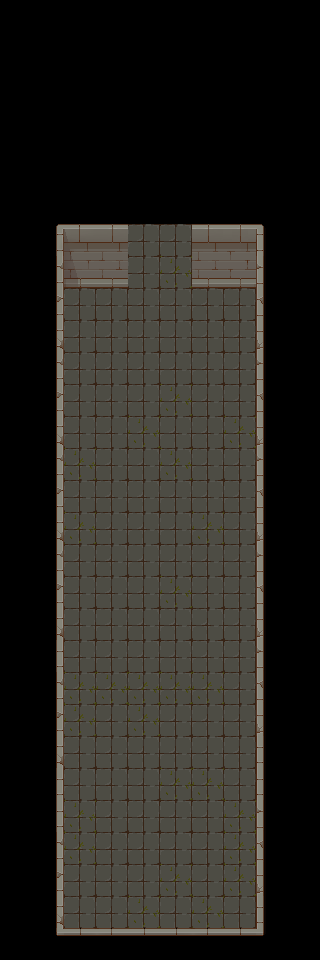

Rendered tile map (Tiled .tmx) drawn with the repository's tilesets; below, a short description and the full map source, tile grids included:
An orthogonal 10x30 tile map with 32x32 px tiles, 2 tile layers (Ground, Walls), 4 tilesets and 24 objects (11x Collision, 7x DynamicStructure, 4x Enemy, StaticStructure, Spawn).

<map version="1.10" tiledversion="1.11.0" orientation="orthogonal" renderorder="right-down" width="10" height="30" tilewidth="32" tileheight="32" infinite="0" nextlayerid="10" nextobjectid="54">
 <tileset firstgid="1" source="Walls.tsx" />
 <tileset firstgid="257" source="TX Tileset Stone Ground.tsx" />
 <tileset firstgid="321" source="Structures.tsx" />
 <tileset firstgid="358" source="Floor.tsx" />
 <layer id="1" name="Ground" width="10" height="30">
  <data encoding="csv">
0,0,0,0,0,0,0,0,0,0,
0,0,0,0,0,0,0,0,0,0,
0,0,0,0,0,0,0,0,0,0,
0,0,0,0,0,0,0,0,0,0,
0,0,0,0,0,0,0,0,0,0,
0,0,0,0,0,0,0,0,0,0,
0,0,0,0,0,0,0,0,0,0,
0,0,359,359,359,359,359,359,0,0,
0,0,360,360,359,360,359,359,0,0,
0,0,359,359,359,359,359,359,0,0,
0,0,359,359,359,359,359,359,0,0,
0,0,359,359,359,359,359,359,0,0,
0,0,359,359,359,360,359,359,0,0,
0,0,359,359,360,359,359,360,0,0,
0,0,360,359,359,360,359,359,0,0,
0,0,359,359,359,359,359,359,0,0,
0,0,360,359,359,359,360,359,0,0,
0,0,359,359,359,359,359,359,0,0,
0,0,359,359,359,360,359,359,0,0,
0,0,359,359,359,359,359,359,0,0,
0,0,359,359,359,359,359,359,0,0,
0,0,360,360,360,360,360,359,0,0,
0,0,360,359,360,359,359,359,0,0,
0,0,359,359,359,359,359,359,0,0,
0,0,359,359,359,360,360,359,0,0,
0,0,360,359,359,359,359,360,0,0,
0,0,360,359,359,359,359,360,0,0,
0,0,359,359,359,360,359,360,0,0,
0,0,359,359,360,359,360,359,0,0,
0,0,0,0,0,0,0,0,0,0
</data>
 </layer>
 <layer id="2" name="Walls" width="10" height="30">
  <data encoding="csv">
0,0,0,0,0,0,0,0,0,0,
0,0,0,0,0,0,0,0,0,0,
0,0,0,0,0,0,0,0,0,0,
0,0,0,0,0,0,0,0,0,0,
0,0,0,0,0,0,0,0,0,0,
0,0,0,0,0,0,0,0,0,0,
0,0,0,0,0,0,0,0,0,0,
0,21,22,23,0,0,23,24,25,0,
0,27,38,39,0,0,39,40,26,0,
0,43,0,0,0,0,0,0,42,0,
0,59,0,0,0,0,0,0,58,0,
0,27,0,0,0,0,0,0,26,0,
0,43,0,0,0,0,0,0,42,0,
0,59,0,0,0,0,0,0,58,0,
0,27,0,0,0,0,0,0,26,0,
0,43,0,0,0,0,0,0,42,0,
0,59,0,0,0,0,0,0,58,0,
0,27,0,0,0,0,0,0,26,0,
0,43,0,0,0,0,0,0,42,0,
0,59,0,0,0,0,0,0,58,0,
0,53,0,0,0,0,0,0,26,0,
0,27,0,0,0,0,0,0,42,0,
0,43,0,0,0,0,0,0,58,0,
0,59,0,0,0,0,0,0,41,0,
0,53,0,0,0,0,0,0,57,0,
0,37,0,0,0,0,0,0,26,0,
0,27,0,0,0,0,0,0,42,0,
0,43,0,0,0,0,0,0,58,0,
0,59,0,0,0,0,0,0,57,0,
0,69,72,70,71,72,70,71,73,0
</data>
 </layer>
 <objectgroup id="5" name="DynamicStructures" opacity="0.9">
  <object id="9" name="pillar_tall" type="DynamicStructure" gid="338" x="96" y="832" width="32" height="77" />
  <object id="10" name="pillar_tall" type="DynamicStructure" gid="338" x="192" y="832" width="32" height="77" />
  <object id="13" name="pillar_tall" type="DynamicStructure" gid="338" x="96" y="640" width="32" height="77" />
  <object id="14" name="pillar_tall" type="DynamicStructure" gid="338" x="96" y="448" width="32" height="77" />
  <object id="15" name="pillar_tall" type="DynamicStructure" gid="338" x="192" y="640" width="32" height="77" />
  <object id="16" name="pillar_tall" type="DynamicStructure" gid="338" x="192" y="448" width="32" height="77" />
 </objectgroup>
 <objectgroup id="7" name="Enemies">
  <object id="22" type="Enemy" x="224" y="512">
   <properties>
    <property name="enemy" value="goblin" />
   </properties>
  </object>
  <object id="23" type="Enemy" x="96" y="704">
   <properties>
    <property name="enemy" value="goblin" />
   </properties>
  </object>
  <object id="52" type="Enemy" x="160" y="608">
   <properties>
    <property name="enemy" value="goblin" />
   </properties>
  </object>
  <object id="28" type="Enemy" x="160" y="416">
   <properties>
    <property name="enemy" value="goblin" />
   </properties>
  </object>
 </objectgroup>
 <objectgroup id="6" name="StaticStructures">
  <object id="12" type="DynamicStructure" gid="329" x="128" y="288" width="64" height="64" />
 </objectgroup>
 <objectgroup id="9" name="Collisions">
  <object id="37" type="Collision" x="0" y="224" width="64" height="736" />
  <object id="38" type="Collision" x="64" y="928" width="192" height="32" />
  <object id="40" type="Collision" x="256" y="224" width="64" height="736" />
  <object id="42" type="Collision" x="64" y="224" width="80" height="64" />
  <object id="53" type="Collision" x="176" y="224" width="80" height="64" />
  <object id="43" type="Collision" x="96" y="423" width="32" height="25" />
  <object id="44" type="Collision" x="192" y="423" width="32" height="25" />
  <object id="45" type="Collision" x="96" y="615" width="32" height="25" />
  <object id="46" type="Collision" x="192" y="615" width="32" height="25" />
  <object id="47" type="Collision" x="96" y="807" width="32" height="25" />
  <object id="49" type="Collision" x="192" y="807" width="32" height="25" />
  <object id="50" name="entrance" type="StaticStructure" x="142" y="232" width="36" height="49">
   <properties>
    <property name="exit" value="boss_room_1_L_room" />
   </properties>
  </object>
  <object id="51" name="spawn" type="Spawn" x="160" y="896" />
 </objectgroup>
</map>
